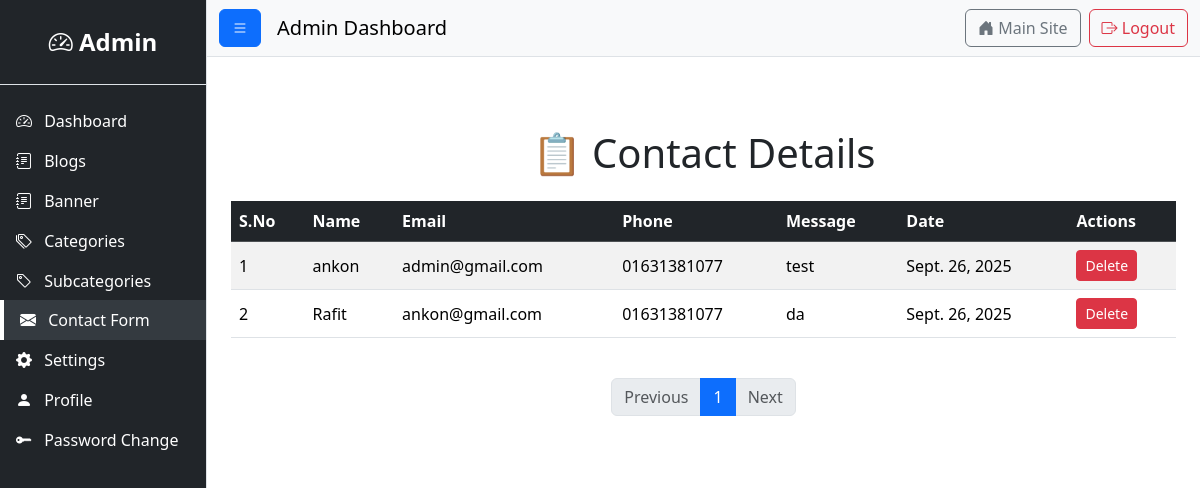
The app's page /user/contact-froms (signed in), older data.
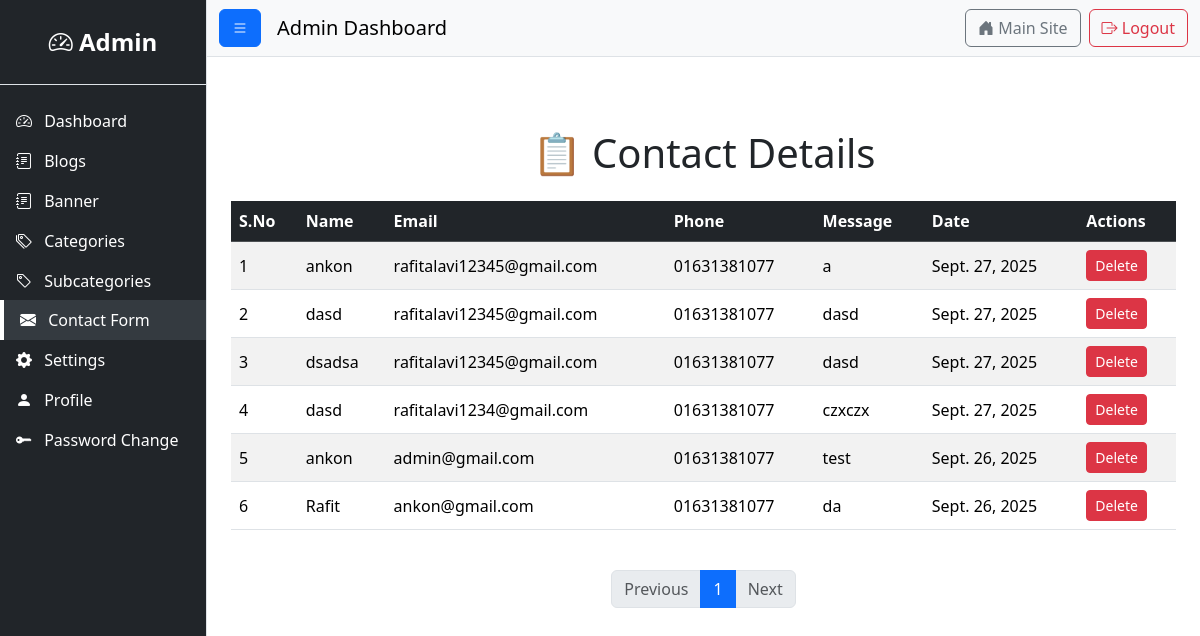
The same page, newer data.
### home/models.py (models this page shows, shortened)
class Contact(models.Model):
    sno = models.AutoField(primary_key=True)
    name = models.CharField(max_length=100)
    email = models.EmailField()
    phone = models.CharField(max_length=15)
    message = models.TextField(max_length=100)
    date = models.DateField(auto_now_add=True)

### user/views.py (the view)
# urls.py: path('contact-froms', views.all_contact_form , name ='all_contact_form'),
@login_required
def all_contact_form(request):
    contacts = Contact.objects.all().order_by('-date')
    paginator = Paginator(contacts, 12)  # 12 blogs per page
    page_number = request.GET.get('page')
    page_obj = paginator.get_page(page_number)
    context ={
        'contacts': page_obj,
        'page_obj': page_obj
    }
    return render(request , 'user/contact_list.html' ,context)

### home/context_processors.py (called while the page is built)
def websetting_processor(request):
    websetting = Websetting.objects.first()
    return {'websetting': websetting}

### user/templates/user/contact_list.html (shortened to what this page needs)
{% extends "base.html" %}
{% load static %}
{% block content %}
<div class="container py-5">
    <h1 class="mb-4 text-center">📋 Contact Details</h1>
    {% if contacts %}
    <div class="table-responsive">
        <table class="table table-striped table-hover align-middle">
            <thead class="table-dark">
                <tr>
                    <th>S.No</th>
                    <th>Name</th>
                    <th>Email</th>
                    <th>Phone</th>
                    <th>Message</th>
                    <th>Date</th>
                    <th>Actions</th>
                </tr>
            </thead>
            <tbody>
                {% for contact in contacts %}
                <tr>
                    <td>{{ forloop.counter0|add:contacts.start_index }}</td>
                    <td>{{ contact.name }}</td>
                    <td>{{ contact.email }}</td>
                    <td>{{ contact.phone }}</td>
                    <td>{{ contact.message }}</td>
                    <td>{{ contact.date }}</td>
                    <td> <form action="{% url 'contact_delete' contact.sno %}" method="post" class="d-inline">
                        <button type="submit" class="btn btn-danger btn-sm" onclick="return confirm('Are you sure?');">Delete</button>
                    </form></td>
                </tr>
                {% endfor %}
            </tbody>
        </table>
    </div>
    <nav aria-label="Page navigation">
      <ul class="pagination justify-content-center mt-4">
        {% if page_obj.has_previous %}
          <li class="page-item">
            <a class="page-link" href="?page={{ page_obj.previous_page_number }}">Previous</a>
          </li>
        {% else %}
          <li class="page-item disabled"><span class="page-link">Previous</span></li>
        {% endif %}
        {% for num in page_obj.paginator.page_range %}
          {% if page_obj.number == num %}
            <li class="page-item active"><span class="page-link">{{ num }}</span></li>
          {% elif num > page_obj.number|add:-3 and num < page_obj.number|add:3 %}
            <li class="page-item"><a class="page-link" href="?page={{ num }}">{{ num }}</a></li>
          {% endif %}
        {% endfor %}
        {% if page_obj.has_next %}
          <li class="page-item">
            <a class="page-link" href="?page={{ page_obj.next_page_number }}">Next</a>
          </li>
        {% else %}
          <li class="page-item disabled"><span class="page-link">Next</span></li>
        {% endif %}
      </ul>
    </nav>
    {% else %}
    <p class="text-center text-muted">No contact messages found.</p>
    {% endif %}
</div>
{% endblock %}

Row changes from the older to the newer data that the page shows:
added Contact: name "ankon", email "rafitalavi12345@gmail.com", phone "01631381077", message "a", date "Sept. 27, 2025"
added Contact: name "dasd", email "rafitalavi12345@gmail.com", phone "01631381077", message "dasd", date "Sept. 27, 2025"
added Contact: name "dsadsa", email "rafitalavi12345@gmail.com", phone "01631381077", message "dasd", date "Sept. 27, 2025"
added Contact: name "dasd", email "rafitalavi1234@gmail.com", phone "01631381077", message "czxczx", date "Sept. 27, 2025"
